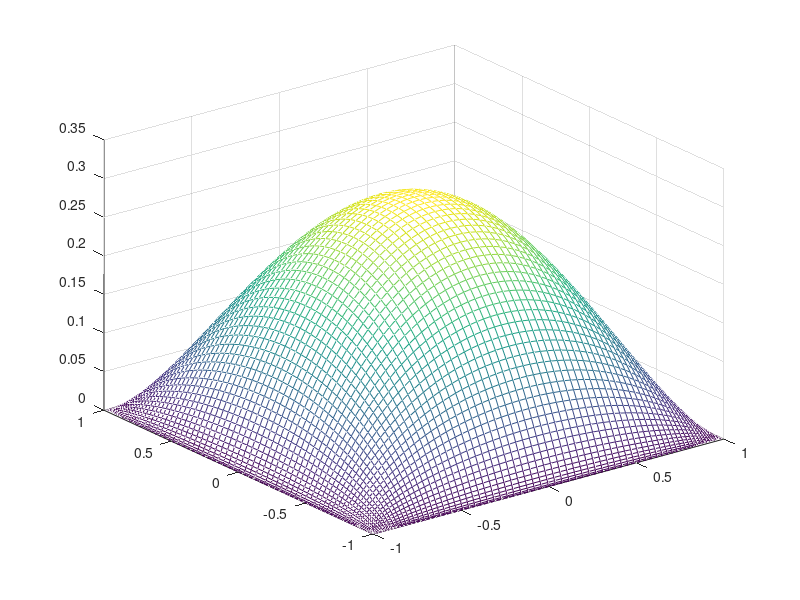

Write the MATLAB code that produced this figure. (Note: this script raises an error after producing the figure.)
clc; clear;
uarr=[];
%%
nx=81; ny=nx;
% x=linspace(-1,1,nx)'; y=x;
% x=x.^3;
x=-cos(linspace(0,pi,nx))';y=x;

%d2udx2-1=0
g=zeros(nx*ny,1);
u=g;
J=sparse(nx*ny,nx*ny,0);
%
% f=x*0-1*x.^2+1;
% f=x*0-1*x+1;
f=u*0-1;
% f=cos(pi*x);
%
for ix=1+1:length(x)-1
    for iy=1+1:length(y)-1
        dx1=x(ix)-x(ix-1); dx2=x(ix+1)-x(ix); dy1=y(iy)-y(iy-1); dy2=y(iy+1)-x(iy);
ip=iy+(ix-1)*ny;
ipxp=iy+(ix-1+1)*ny;
ipxm=iy+(ix-1-1)*ny;
ipyp=iy+(ix-1)*ny+1;
ipym=iy+(ix-1)*ny-1;

g(ip)=g(ip)+-2/dx1/dx2*u(ip)+2/dx2/(dx1+dx2)*u(ipxp)+2/dx1/(dx1+dx2)*u(ipxm);
g(ip)=g(ip)+-2/dy1/dy2*u(ip)+2/dy2/(dy1+dy2)*u(ipyp)+2/dy1/(dy1+dy2)*u(ipym);
g(ip)=g(ip)+-f(ip);

J(ip,ip)=J(ip,ip)+-2/dx1/dx2-2/dy1/dy2;
J(ip,ipxp)=J(ip,ipxp)+2/dx2/(dx1+dx2);
J(ip,ipxm)=J(ip,ipxm)+2/dx1/(dx1+dx2);
J(ip,ipyp)=J(ip,ipyp)+2/dy2/(dy1+dy2);
J(ip,ipym)=J(ip,ipym)+2/dy1/(dy1+dy2);
    end
end

%corners
ix=1; iy=1; ip=iy+(ix-1)*ny; g(ip)=u(ip); J(ip,ip)=1;
ix=1; iy=ny; ip=iy+(ix-1)*ny; g(ip)=u(ip); J(ip,ip)=1;
ix=nx; iy=1; ip=iy+(ix-1)*ny; g(ip)=u(ip); J(ip,ip)=1;
ix=nx; iy=ny; ip=iy+(ix-1)*ny; g(ip)=u(ip); J(ip,ip)=1;

%bords
    for iy=1+1:length(y)-1
        ix=1; ip=iy+(ix-1)*ny; g(ip)=u(ip); J(ip,ip)=1;
        ix=nx; ip=iy+(ix-1)*ny; g(ip)=u(ip); J(ip,ip)=1;
    end
    for ix=1+1:length(x)-1
        iy=1; ip=iy+(ix-1)*ny; g(ip)=u(ip); J(ip,ip)=1;
        iy=ny; ip=iy+(ix-1)*ny; g(ip)=u(ip); J(ip,ip)=1;
    end

%
u=u-J\g;
%
uPhys=reshape(u,[ny,nx]);
mesh(x,y,uPhys);
%
ix=(length(x)+1)/2; iy=(length(y)+1)/2; ip=iy+(ix-1)*ny; 
uarr=[uarr;u(ip)]
% anal=-1/pi/pi*2
%%
d=diff(uarr)
d(1)/d(2)
